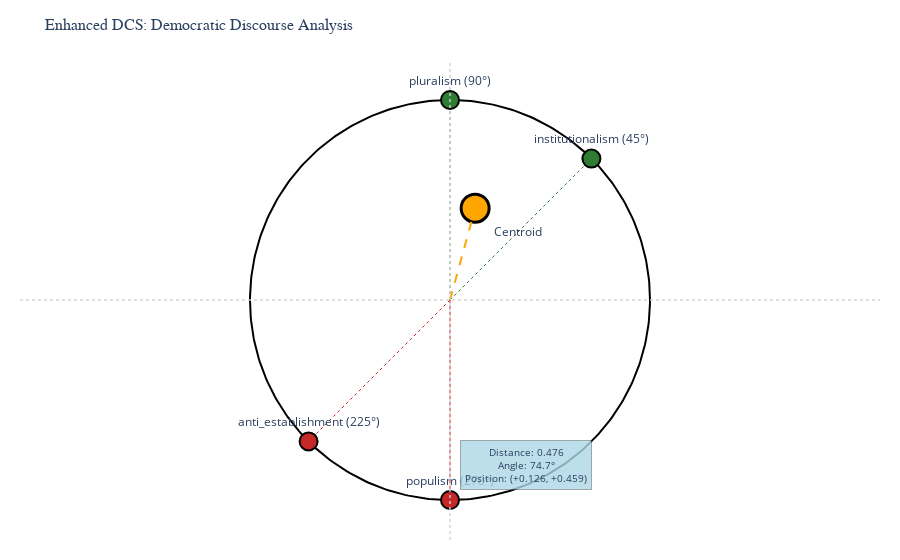

Write notebook code for a chart like this one.
### Code cell
# Create advanced DCS visualizer
advanced_viz = AdvancedDCSVisualizer()

# 1. Basic Enhanced Circular Plot
fig_basic = advanced_viz.plot(
    anchors=democracy_anchors,
    signature_scores=sample_signatures['Moderate Democrat Speech'],
    title="Enhanced DCS: Democratic Discourse Analysis"
)

# Figure displays automatically - no need for explicit .show()

print("🎯 Enhanced circular visualization demonstrates:")
print("  • Weighted anchor sizing based on theoretical importance")
print("  • Color-coded anchor types (integrative vs disintegrative)")
print("  • Enhanced centroid with signature statistics")
print("  • Interactive hover information with mathematical details")

### Figure 1 — Plotly figure (JSON) as saved in the notebook; plotly's stock layout.template omitted (floating-point values rounded to 4 significant figures; data arrays with more than 128 entries replaced by an {"elided": "..."} marker saying what was removed)
{"data": [{"line": {"color": "black", "width": 2}, "mode": "lines", "name": "Boundary", "showlegend": false, "type": "scatter", "x": {"elided": "361 float values"}, "y": {"elided": "361 float values"}}, {"hoverinfo": "skip", "line": {"color": "#2E7D32", "dash": "dot", "width": 1}, "mode": "lines", "showlegend": false, "type": "scatter", "x": [0, 6.123e-17], "y": [0, 1]}, {"hoverinfo": "skip", "line": {"color": "#C62828", "dash": "dot", "width": 1}, "mode": "lines", "showlegend": false, "type": "scatter", "x": [0, -1.837e-16], "y": [0, -1]}, {"hoverinfo": "skip", "line": {"color": "#2E7D32", "dash": "dot", "width": 1}, "mode": "lines", "showlegend": false, "type": "scatter", "x": [0, 0.7071], "y": [0, 0.7071]}, {"hoverinfo": "skip", "line": {"color": "#C62828", "dash": "dot", "width": 1}, "mode": "lines", "showlegend": false, "type": "scatter", "x": [0, -0.7071], "y": [0, -0.7071]}, {"hovertemplate": "<b>%{text}</b><extra></extra>", "marker": {"color": ["#2E7D32", "#C62828", "#2E7D32", "#C62828"], "line": {"color": "black", "width": 2}, "size": 18}, "mode": "markers+text", "name": "Anchors", "text": ["pluralism (90°)", "populism (270°)", "institutionalism (45°)", "anti_establishment (225°)"], "textposition": "top center", "type": "scatter", "x": [6.123e-17, -1.837e-16, 0.7071, -0.7071], "y": [1, -1, 0.7071, -0.7071]}, {"hovertemplate": "<b>%{text}</b><br>x: %{x:.3f}<br>y: %{y:.3f}<extra></extra>", "marker": {"color": "orange", "line": {"color": "black", "width": 3}, "size": 28}, "mode": "markers+text", "name": "Signature Centroid", "text": ["Centroid"], "textposition": "bottom right", "type": "scatter", "x": [0.1257], "y": [0.459]}, {"hoverinfo": "skip", "line": {"color": "orange", "dash": "dash", "width": 2}, "mode": "lines", "showlegend": false, "type": "scatter", "x": [0, 0.1257], "y": [0, 0.459]}], "layout": {"annotations": [{"bgcolor": "rgba(173, 216, 230, 0.8)", "bordercolor": "rgba(0, 0, 0, 0.3)", "borderpad": 4, "borderwidth": 1, "font": {"size": 10}, "showarrow": false, "text": "Distance: 0.476<br>Angle: 74.7°<br>Position: (+0.126, +0.459)", "x": 0.05, "xanchor": "left", "y": -0.95, "yanchor": "bottom"}], "autosize": true, "margin": {"b": 20, "l": 20, "r": 20, "t": 60}, "paper_bgcolor": "white", "plot_bgcolor": "white", "shapes": [{"line": {"color": "lightgray", "dash": "dot"}, "opacity": 0.7, "type": "line", "x0": 0, "x1": 1, "xref": "x domain", "y0": 0, "y1": 0, "yref": "y"}, {"line": {"color": "lightgray", "dash": "dot"}, "opacity": 0.7, "type": "line", "x0": 0, "x1": 0, "xref": "x", "y0": 0, "y1": 1, "yref": "y domain"}], "showlegend": false, "title": {"font": {"family": "Arial", "size": 16}, "text": "Enhanced DCS: Democratic Discourse Analysis"}, "xaxis": {"range": [-1.2, 1.2], "scaleanchor": "y", "scaleratio": 1, "visible": false}, "yaxis": {"range": [-1.2, 1.2], "visible": false}}}
